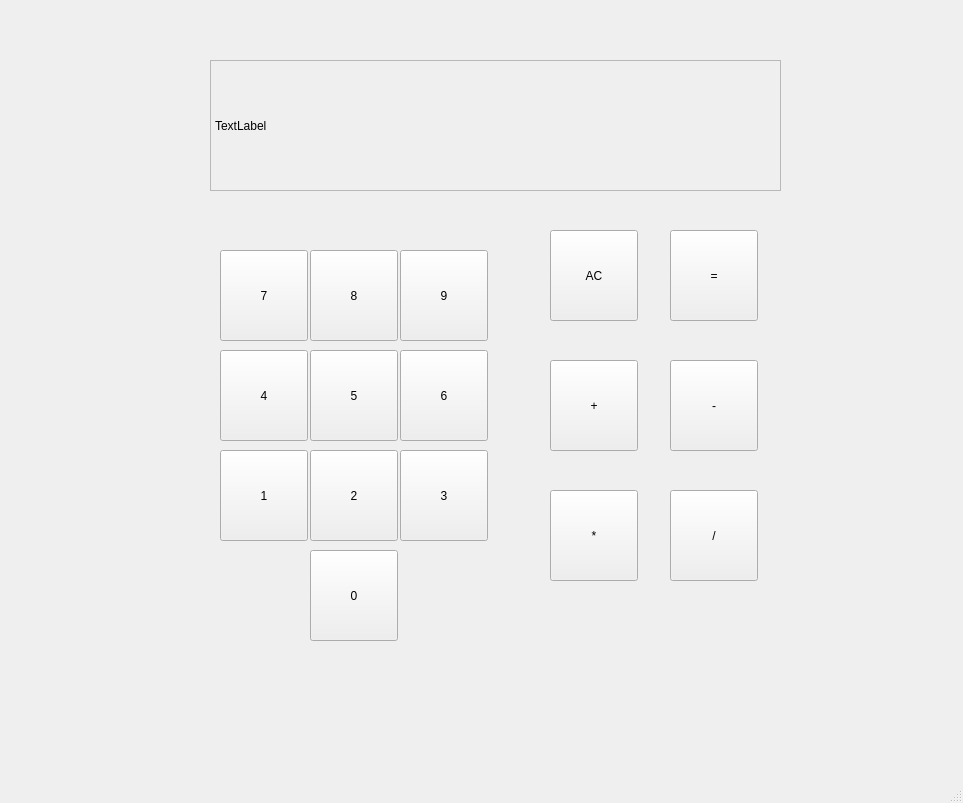
<?xml version="1.0" encoding="UTF-8"?>
<ui version="4.0">
 <class>CalculatorApp</class>
 <widget class="QMainWindow" name="CalculatorApp">
  <property name="geometry">
   <rect>
    <x>0</x>
    <y>0</y>
    <width>963</width>
    <height>803</height>
   </rect>
  </property>
  <property name="windowTitle">
   <string>CalculatorApp</string>
  </property>
  <widget class="QWidget" name="centralwidget">
   <widget class="QPushButton" name="btn_7">
    <property name="geometry">
     <rect>
      <x>220</x>
      <y>250</y>
      <width>88</width>
      <height>91</height>
     </rect>
    </property>
    <property name="text">
     <string>7</string>
    </property>
   </widget>
   <widget class="QPushButton" name="btn_8">
    <property name="geometry">
     <rect>
      <x>310</x>
      <y>250</y>
      <width>88</width>
      <height>91</height>
     </rect>
    </property>
    <property name="text">
     <string>8</string>
    </property>
   </widget>
   <widget class="QPushButton" name="btn_9">
    <property name="geometry">
     <rect>
      <x>400</x>
      <y>250</y>
      <width>88</width>
      <height>91</height>
     </rect>
    </property>
    <property name="text">
     <string>9</string>
    </property>
   </widget>
   <widget class="QPushButton" name="btn_4">
    <property name="geometry">
     <rect>
      <x>220</x>
      <y>350</y>
      <width>88</width>
      <height>91</height>
     </rect>
    </property>
    <property name="text">
     <string>4</string>
    </property>
   </widget>
   <widget class="QPushButton" name="btn_5">
    <property name="geometry">
     <rect>
      <x>310</x>
      <y>350</y>
      <width>88</width>
      <height>91</height>
     </rect>
    </property>
    <property name="text">
     <string>5</string>
    </property>
   </widget>
   <widget class="QPushButton" name="btn_6">
    <property name="geometry">
     <rect>
      <x>400</x>
      <y>350</y>
      <width>88</width>
      <height>91</height>
     </rect>
    </property>
    <property name="text">
     <string>6</string>
    </property>
   </widget>
   <widget class="QPushButton" name="btn_1">
    <property name="geometry">
     <rect>
      <x>220</x>
      <y>450</y>
      <width>88</width>
      <height>91</height>
     </rect>
    </property>
    <property name="text">
     <string>1</string>
    </property>
   </widget>
   <widget class="QPushButton" name="btn_2">
    <property name="geometry">
     <rect>
      <x>310</x>
      <y>450</y>
      <width>88</width>
      <height>91</height>
     </rect>
    </property>
    <property name="text">
     <string>2</string>
    </property>
   </widget>
   <widget class="QPushButton" name="btn_3">
    <property name="geometry">
     <rect>
      <x>400</x>
      <y>450</y>
      <width>88</width>
      <height>91</height>
     </rect>
    </property>
    <property name="text">
     <string>3</string>
    </property>
   </widget>
   <widget class="QPushButton" name="btn_0">
    <property name="geometry">
     <rect>
      <x>310</x>
      <y>550</y>
      <width>88</width>
      <height>91</height>
     </rect>
    </property>
    <property name="text">
     <string>0</string>
    </property>
   </widget>
   <widget class="QPushButton" name="btn_plus">
    <property name="geometry">
     <rect>
      <x>550</x>
      <y>360</y>
      <width>88</width>
      <height>91</height>
     </rect>
    </property>
    <property name="text">
     <string>+</string>
    </property>
   </widget>
   <widget class="QPushButton" name="btn_minus">
    <property name="geometry">
     <rect>
      <x>670</x>
      <y>360</y>
      <width>88</width>
      <height>91</height>
     </rect>
    </property>
    <property name="text">
     <string>-</string>
    </property>
   </widget>
   <widget class="QPushButton" name="btn_multiply">
    <property name="geometry">
     <rect>
      <x>550</x>
      <y>490</y>
      <width>88</width>
      <height>91</height>
     </rect>
    </property>
    <property name="text">
     <string>*</string>
    </property>
   </widget>
   <widget class="QPushButton" name="btn_divide">
    <property name="geometry">
     <rect>
      <x>670</x>
      <y>490</y>
      <width>88</width>
      <height>91</height>
     </rect>
    </property>
    <property name="text">
     <string>/</string>
    </property>
   </widget>
   <widget class="QFrame" name="display">
    <property name="geometry">
     <rect>
      <x>210</x>
      <y>60</y>
      <width>571</width>
      <height>131</height>
     </rect>
    </property>
    <property name="frameShape">
     <enum>QFrame::StyledPanel</enum>
    </property>
    <property name="frameShadow">
     <enum>QFrame::Raised</enum>
    </property>
    <widget class="QLabel" name="label">
     <property name="geometry">
      <rect>
       <x>5</x>
       <y>10</y>
       <width>561</width>
       <height>111</height>
      </rect>
     </property>
     <property name="text">
      <string>TextLabel</string>
     </property>
    </widget>
   </widget>
   <widget class="QPushButton" name="btn_clear">
    <property name="geometry">
     <rect>
      <x>550</x>
      <y>230</y>
      <width>88</width>
      <height>91</height>
     </rect>
    </property>
    <property name="text">
     <string>AC</string>
    </property>
   </widget>
   <widget class="QPushButton" name="btn_equal">
    <property name="geometry">
     <rect>
      <x>670</x>
      <y>230</y>
      <width>88</width>
      <height>91</height>
     </rect>
    </property>
    <property name="text">
     <string>=</string>
    </property>
   </widget>
  </widget>
  <widget class="QMenuBar" name="menubar">
   <property name="geometry">
    <rect>
     <x>0</x>
     <y>0</y>
     <width>963</width>
     <height>22</height>
    </rect>
   </property>
  </widget>
  <widget class="QStatusBar" name="statusbar"/>
 </widget>
 <resources/>
 <connections/>
</ui>
